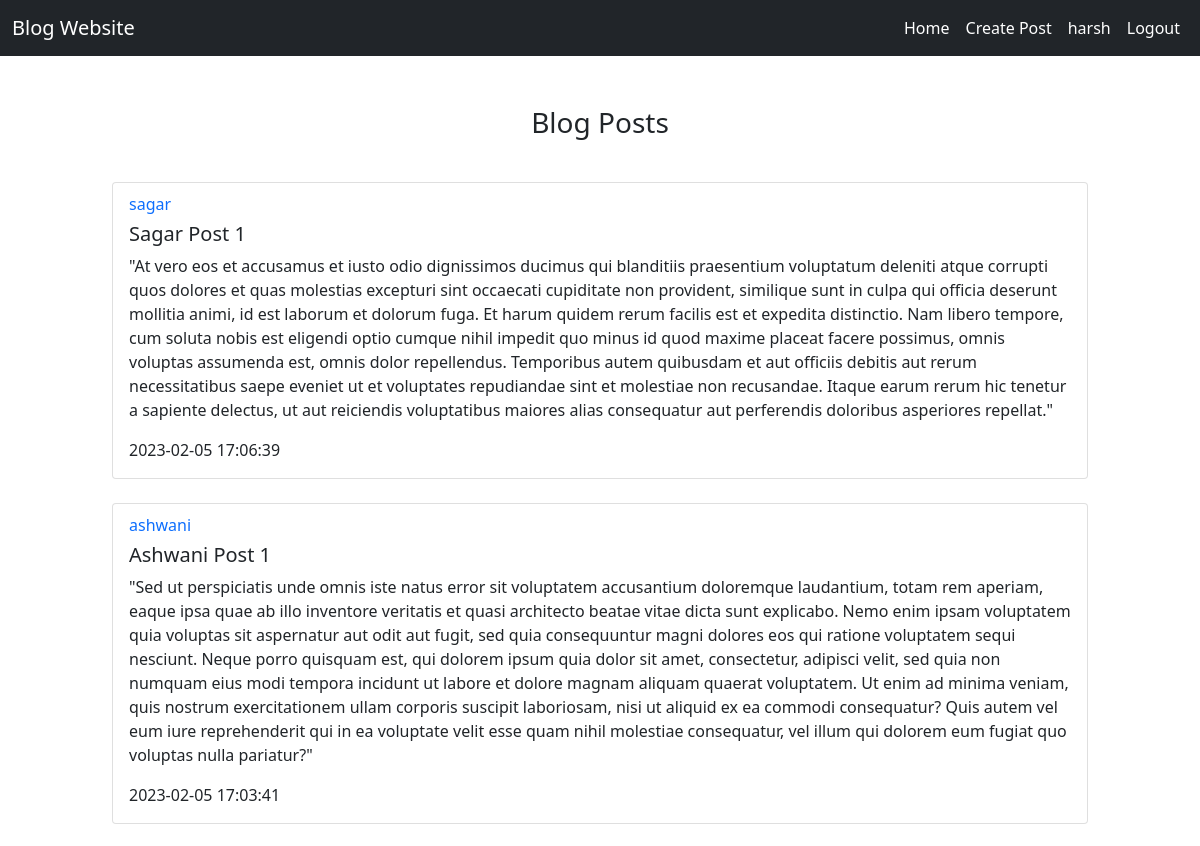
The page /home (signed in, upper part) on the database as committed earlier.
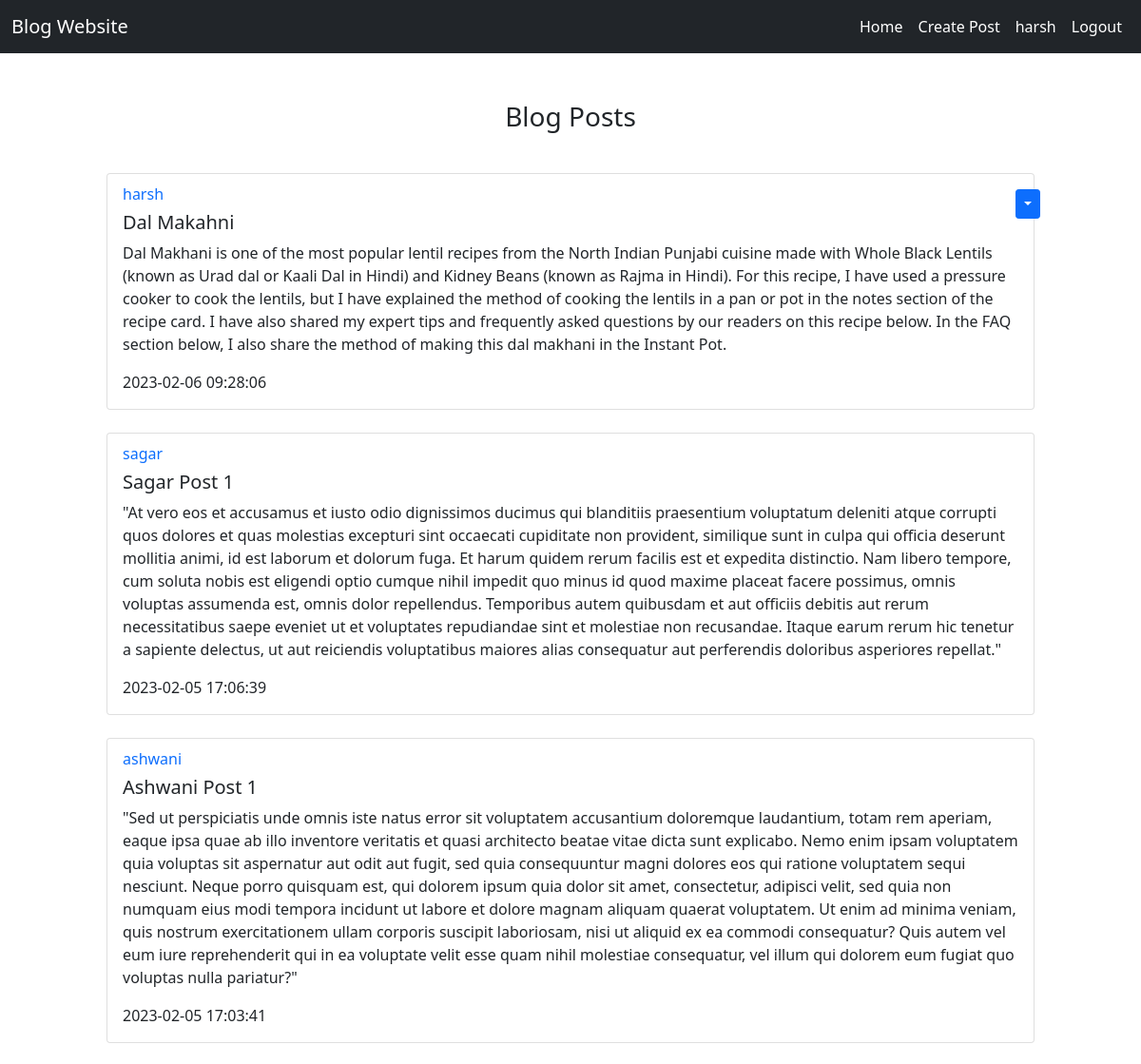
The same page on the database as committed later.
### website/models.py (models this page shows)
class Post(db.Model):
    id = db.Column(db.Integer, primary_key=True)
    title = db.Column(db.String(300), nullable=False)
    content = db.Column(db.Text, nullable=False)
    date_created = db.Column(db.DateTime(timezone=True), default=func.now())
    public = db.Column(db.Boolean, default=False, nullable=False)
    author = db.Column(db.Integer, db.ForeignKey('user.id', ondelete='CASCADE'), nullable=False)

class User(db.Model, UserMixin):
    id = db.Column(db.Integer, primary_key=True)
    email = db.Column(db.String(150), unique=True)
    password = db.Column(db.String(50),)
    username = db.Column(db.String(150), unique=True)
    date_created = db.Column(db.DateTime(timezone=True), default=func.now())
    posts = db.relationship('Post', backref='user', passive_deletes=True)

### website/views.py (the view)
@views.route('/')
@views.route('/home', methods=['GET', 'POST'])
@login_required
def home():
    posts = Post.query.filter_by(public=True).all()
    return render_template("home.html", user=current_user, posts=posts)

### website/__init__.py (called while the page is built)
def create_app():
    app = Flask(__name__)
    app.config['SECRET_KEY'] = "helloworld"
    app.config['SQLALCHEMY_DATABASE_URI'] = f'sqlite:///{DB_NAME}'
    db.init_app(app)
    from .views import views
    from .auth import auth
    app.register_blueprint(views, url_prefix="/")
    app.register_blueprint(auth, url_prefix="/")
    from .models import User
    create_database(app)
    login_manager = LoginManager()
    login_manager.login_view = "auth.login"
    login_manager.init_app(app)
    @login_manager.user_loader
    def load_user(id):
        return User.query.get(int(id))
    return app

### website/templates/home.html (shortened to what this page needs)
{% extends 'posts_div.html' %}

### website/templates/posts_div.html (shortened to what this page needs)
{% extends 'base.html' %}
{%block content %}
<div class="container-fluid">
    <h3 align="center">{% block header %}Blog Posts{% endblock %}</h3>
    <br>
    <div class="post-container">
            {% for post in posts|reverse%}
            <div class="card" style="width: auto;">
                <div class="card-body">
                <div class="dropdown-button">
                {% if user.id == post.author %}
                <div class="btn-group">
                  <button type="button" class="btn btn-sm btn-primary dropdown-toggle" data-bs-toggle="dropdown"></button>
                </div>
                {% endif %}
                </div>
                <h6 class="card-subtitle mb-2 text-muted"><a href="/posts/{{post.user.username}}" style="text-decoration: None;">{{post.user.username}}</a></h6>
                  <h5 class="card-title">{{post.title}}</h5>
                  <p class="card-text">{{post.content}}</p>
                  <p class="card-text">{{post.date_created}}</p>
                </div>
              </div>
              <br>
              {% endfor %}
            </div>
</div>
{% endblock %}

Rows that differ between the two databases and show on the page:
added Post: user.username "harsh", title "Dal Makahni", content "Dal Makhani is one of the most popular lentil recipes from the North Indian Punjabi cuisine made with Whole Black Lentils (known as Urad dal or Kaali Dal in Hindi) and Kidney Beans (known as Rajma in Hindi). For this recipe, I have used a pressure cooker to cook the lentils, but I have explained the method of cooking the lentils in a pan or pot in the notes section of the recipe card. I have also shared my expert tips and frequently asked questions by our readers on this recipe below. In the FAQ section below, I also share the method of making this dal makhani in the Instant Pot.", date_created "2023-02-06 09:28:06"
